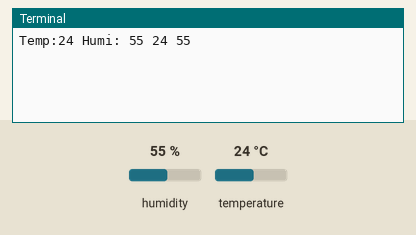
This program was run on a simulated Raspberry Pi (BCM pin numbers). On the bench: the last lines printed to the terminal. The test bench sets the inputs (shaded band); at power-on: humidity 55 %, temperature 24 °C. Databases and web services accept everything at once and return nothing.

Above: at 1.2 s.
1.3 s: humidity set to 22 %
At 4.9 s:
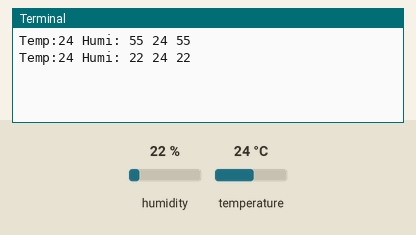
5.4 s: temperature set to 12 °C
At 8.1 s:
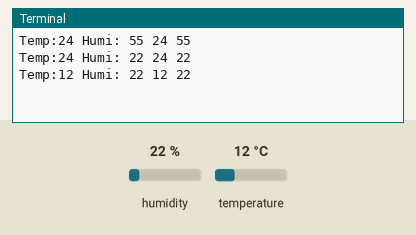
9.5 s: humidity set to 40 %
At 11.3 s:
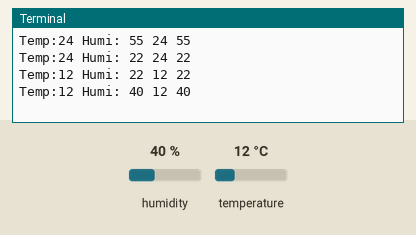
Timing chart, 0 to 12.8 s (numbered marks = the images above; inputs shaded):
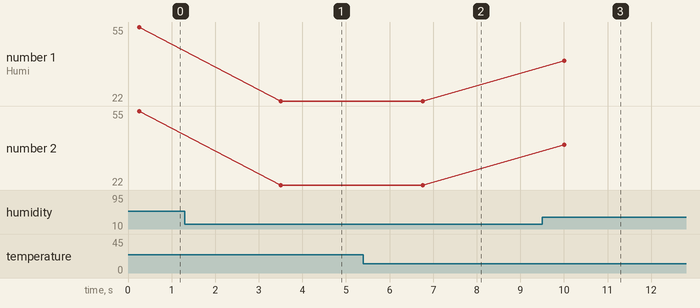

Measured:
- after the input at 1.3 s, the terminal: prints a new line after 2.2 s (image 1)
- after the input at 5.4 s, the terminal: prints a new line after 1.4 s (image 2)
- after the input at 9.5 s, the terminal: prints a new line after 0.51 s (image 3)
- plotted number 1: 55 → 22 after the input at 1.3 s, 22 → 40 after the input at 9.5 s
- plotted number 2: 55 → 22 after the input at 1.3 s, 22 → 40 after the input at 9.5 s

The program:

sensingDB.py
```python
import RPi.GPIO as GPIO
import time
import adafruit_dht
import board
import mysql.connector

# DB 연결 설정
conn = mysql.connector.connect(
	host="localhost",
	user="dahyun",
	password="0101",
	database="testdb"
)

cursor = conn.cursor()

GPIO.setmode(GPIO.BCM)

dht = adafruit_dht.DHT11(board.D23)

while True:
	try:
		temp = dht.temperature
		humi = dht.humidity
		#INSERT
		query = "INSERT INTO sensing_data (temperature, humidity) VALUES (%s, %s)"
		cursor.execute(query, (temp, humi))
		conn.commit()
		print(f"Temp:{temp} Humi: {humi}", temp, humi)
		time.sleep(3)
	except RuntimeError as error:
		print(error.args[0])
	except KeyboardInterrupt:
		GPIO.cleanup()
		break;


cursor.close()
conn.close()
```
